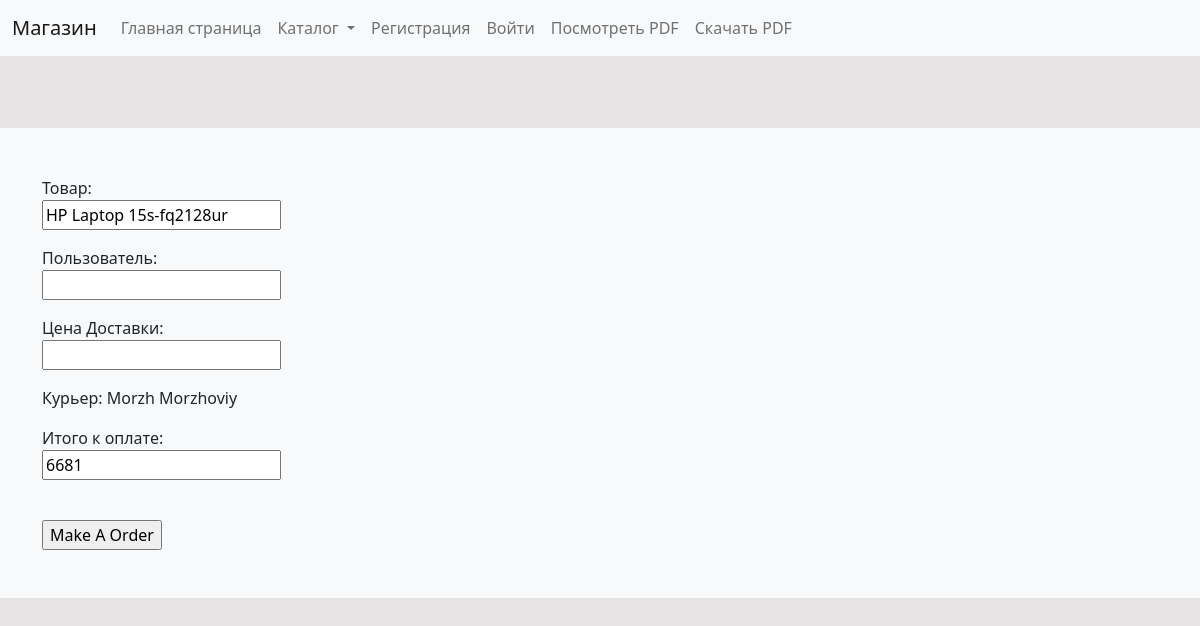
/order/1/ (signed in), run on the app's committed database.
### ecom/models.py (models this page shows, shortened)
class Products(models.Model):
    name = models.CharField(max_length=40)
    price = models.IntegerField()
    category = models.ForeignKey(Categorys, on_delete=models.CASCADE, null=True)
    supply = models.ForeignKey(Supply, on_delete=models.CASCADE, null=True)
    product_image = models.ImageField(upload_to='product_image/', null=True, blank=True)

class Couriers(models.Model):
    name = models.CharField(max_length=40)
    surname = models.CharField(max_length=40)
    pass_id = models.IntegerField()

### ecom/views.py (the view, shortened to what this page needs)
# urls.py: path('order/<int:pk>/', views.order_create, name= 'order_create'),
def order_create(request, pk):
    count = Couriers.objects.all().count()
    number = random.randint(1, count)
    courier = Couriers.objects.get(id=number)
    product = Products.objects.get(id=pk)
    username = request.user.users
    if request.user.users.country == 'Kazakhstan':
        delivery = 1
    else:
        delivery = 15
    total_price = product.price + delivery
    context = {'product': product,
               'courier': courier,
               'delivery': delivery,
               'total_price': total_price,
               'user': username }
    return render(request, 'order.html', context)

### templates/order.html (shortened to what this page needs)
{% load static %}
<!DOCTYPE html>
<html lang="en">
<head>
    <link rel="stylesheet" href="https://cdnjs.cloudflare.com/ajax/libs/font-awesome/6.0.0/css/all.min.css"/>
</head>
<body>
    {% include "navbar.html" %}
    {% load crispy_forms_tags %}
<br><br><br>
  <div class="album py-5 bg-light">
    <div class="container">
    <form method="POST">
            <p>
              <label>Товар: </label><br>
              <input type="text" name="product" value="{{ product.name }}" readonly/>
            </p>
            <p>
              <label>Пользователь: </label><br>
              <input type="text" name="user" value="{{ user.users.name }}" readonly/>
            </p>
            <p>
              <label>Цена Доставки: </label><br>
              <input type="number" name="delivery_price" value="{{ delivery_price }}" readonly/>
            </p>
            <p>
              <label>Курьер: {{ courier.name }}  {{ courier.surname }}</label>
            <p>
              <label>Итого к оплате: </label><br>
              <input type="number" name="order_price" value="{{ total_price }}" readonly/>
            </p>
            <br>
            <input type="submit" value="Make A Order">
        </form>
    </div>
</div>
</body>
</html>

### templates/navbar.html (style rules this page uses)
body { background-color: #e5e3e3; }

### data on the page
Products: product "HP Laptop 15s-fq2128ur"
Couriers: name "Morzh", surname "Morzhoviy"
